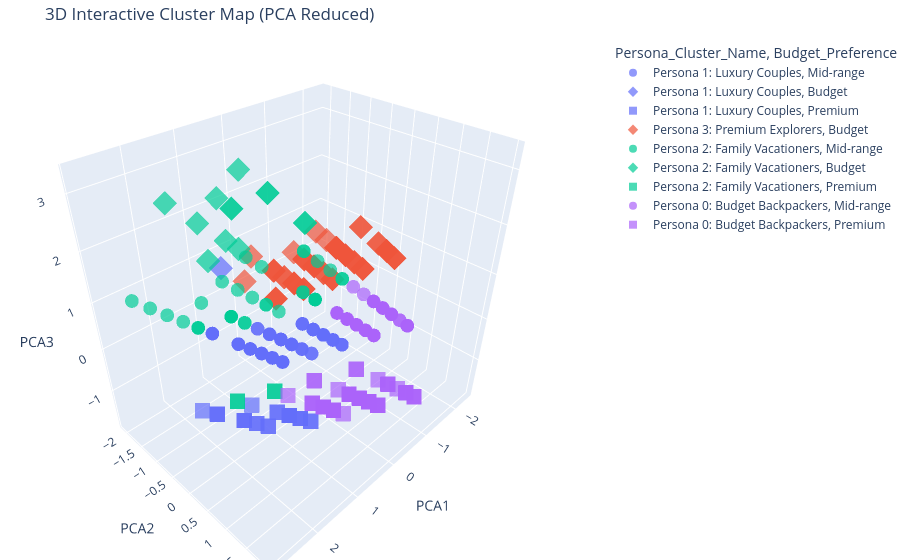

The notebook cell this image was saved under:
### Markdown cell above
The Elbow plot flattens out around K=4, suggesting 4 distinct customer personas. Let's fit the model and use Principal Component Analysis (PCA) to visualize these multi-dimensional clusters in a 3D interactive scatter plot.

### Code cell
# Fit K-Means with K=4
kmeans = KMeans(n_clusters=4, random_state=42)
survey_df['Persona_Cluster'] = kmeans.fit_predict(X_scaled)

# PCA for 3D Visualization
pca = PCA(n_components=3)
X_pca = pca.fit_transform(X_scaled)
survey_df['PCA1'] = X_pca[:, 0]
survey_df['PCA2'] = X_pca[:, 1]
survey_df['PCA3'] = X_pca[:, 2]

survey_df['Persona_Cluster_Name'] = survey_df['Persona_Cluster'].map({
    0: 'Persona 0: Budget Backpackers',
    1: 'Persona 1: Luxury Couples',
    2: 'Persona 2: Family Vacationers',
    3: 'Persona 3: Premium Explorers'
})

fig = px.scatter_3d(survey_df, x='PCA1', y='PCA2', z='PCA3', 
                    color='Persona_Cluster_Name', symbol='Budget_Preference',
                    title='3D Interactive Cluster Map (PCA Reduced)',
                    opacity=0.7, size_max=10)
fig.update_layout(margin=dict(l=0, r=0, b=0, t=40))
fig.show()
